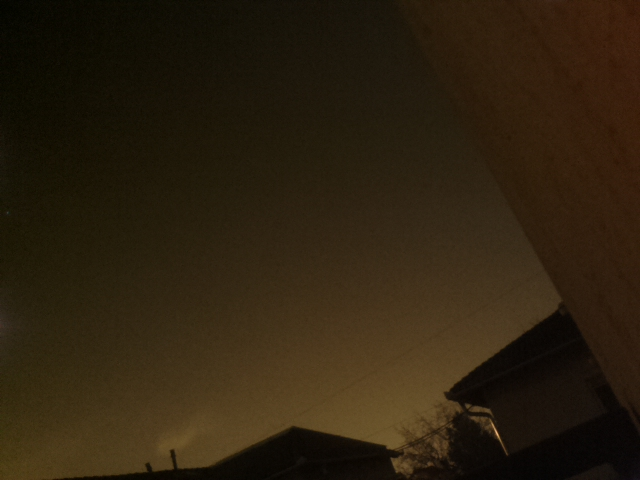
#> input picture playground/1s.jpg, 640 x 480 px
$ python proclib.py ../../playground/1s.jpg   (Python 2 division)
#> lines starting #> are read from the running program, lines starting #| are printed output that depends on the picture
import ctypes

#globals
imgbuflen = 320 * 240
bufptr = ctypes.POINTER(ctypes.c_ubyte * imgbuflen)

class proclib():
    def __init__(self, so = "/tmp/libimgproc.so"):
        self.lib = ctypes.CDLL(so)

        self.initImage = self.lib.init_image
        self.initImage.argtypes = [ ctypes.c_uint, ctypes.c_uint, bufptr ]
        self.initImage.restype = None

        #void get_spot_coordinates(int *x, int *y);
        self.getSpotCoordinates = self.lib.get_spot_coordinates
        self.getSpotCoordinates.argtypes = [ ctypes.c_void_p, ctypes.c_void_p ]
        self.getSpotCoordinates.restype = None

        self.setThreshold = self.lib.set_threshold
        self.setThreshold.argtypes = [ ctypes.c_int ]
        self.setThreshold.restype = None

        self.getBuffer = self.lib.get_image_buffer
        self.getBuffer.argtypes = None
        #self.getBuffer.restype = bufptr
        self.getBuffer.restype =  ctypes.POINTER(ctypes.c_ubyte)

from PIL import Image
import sys
testimage = Image.open(sys.argv[1])
#> testimage is the input picture: PIL image 640x480 RGB; mean R, G, B 45.1, 33.1, 15.4
tlum = testimage.convert('L')
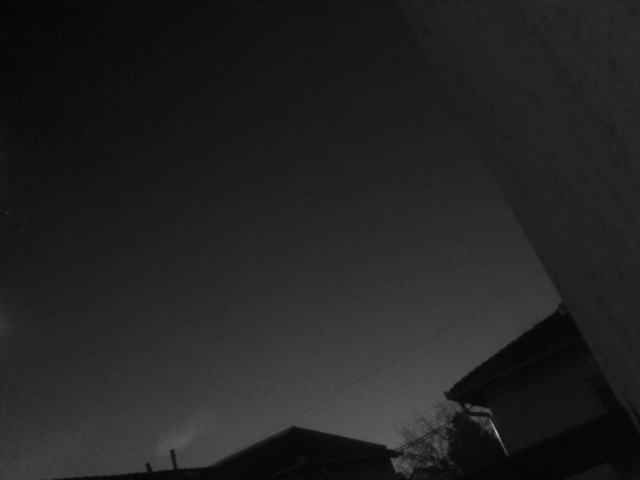
#> tlum: PIL image 640x480 L; min 2, max 191, mean 34.6
data = list(tlum.getdata())
#> data = 307200 items

plib = proclib()
#> (the run stopped early here; a loop or call above may not have finished)
